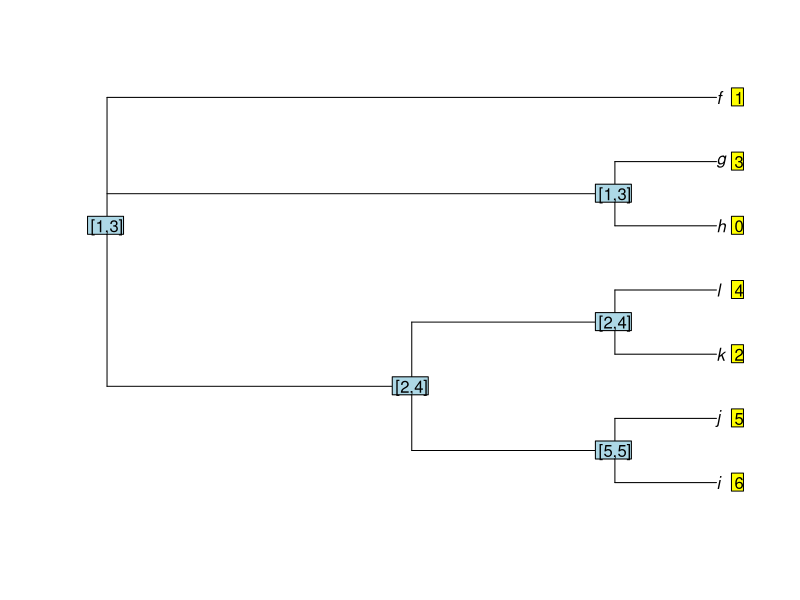

The R source for this figure:
library(ape)


### Name: MPR
### Title: Most Parsimonious Reconstruction
### Aliases: MPR
### Keywords: models

### ** Examples

## the example in Narushima and Hanazawa (1997):
tr <- read.tree(text = "(((i,j)c,(k,l)b)a,(h,g)e,f)d;")
x <- c(1, 3, 0, 6, 5, 2, 4)
names(x) <- letters[6:12]
(o <- MPR(x, tr, "f"))
plot(tr)
nodelabels(paste("[", o[, 1], ",", o[, 2], "]", sep = ""))
tiplabels(x[tr$tip.label], adj = -2)
## some random data:
x <- rpois(30, 1)
tr <- rtree(30, rooted = FALSE)
MPR(x, tr, "t1")
